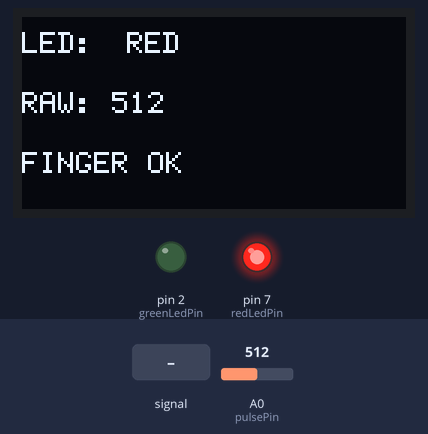
Bench run of a sketch on a simulated Arduino Uno, built with avr-gcc and run on an emulated ATmega328P. On the bench: 128×64 one-colour display, output pins drawn as LEDs (lit = HIGH). The test bench sets the inputs (shaded band); at power-on: A0 (pulsePin) = 512.

Above: at 2.4 s.
2.5 s: A0 (pulsePin) fed a 200 Hz sine of ±255 counts around its level
At 4.6 s:
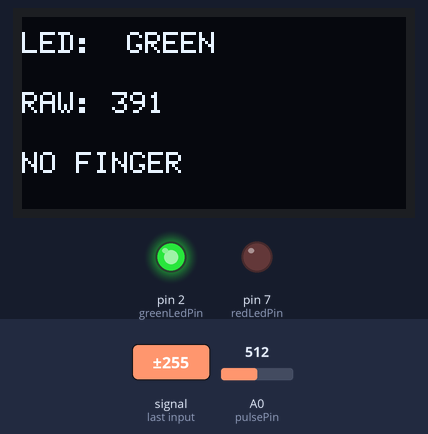
9.0 s: A0 (pulsePin) set to 490
At 11.1 s:
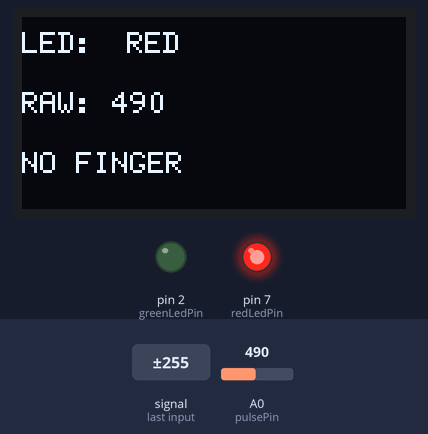
12.2 s: A0 (pulsePin) fed a 1000 Hz sine of ±255 counts around its level
At 14.2 s:
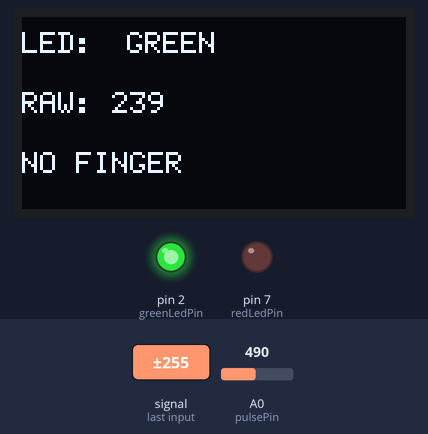
16.5 s: A0 (pulsePin) set to 510
At 18.2 s:
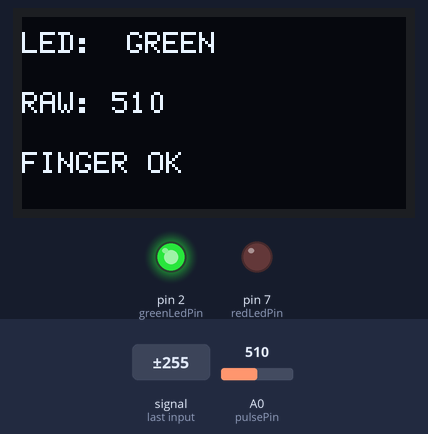
21.1 s: A0 (pulsePin) set to 490
At 23.5 s:
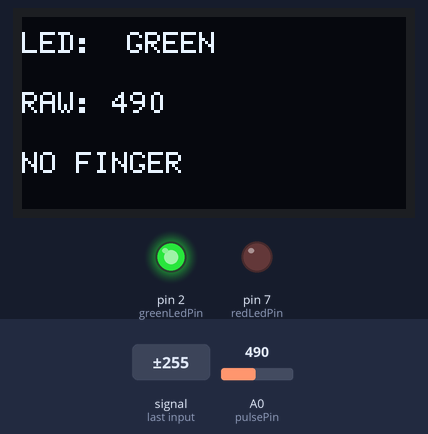
Timing chart, 0 to 26.6 s (numbered marks = the images above; inputs shaded):
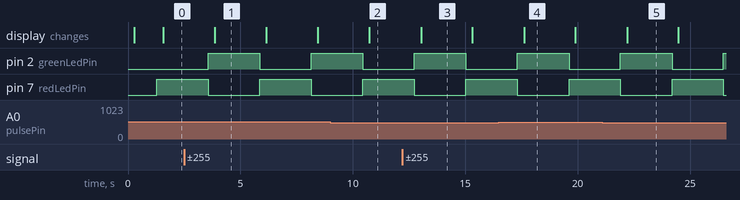

Measured:
- the behaviour switches between 501 and 500 on A0 (pulsePin) (found by bisection; images 4 and 5)
- after the input at 2.5 s, the display: changes after 1.4 s (image 1)
- after the input at 9.0 s, the display: changes after 1.7 s (image 2)
- after the input at 12.2 s, the display: changes after 0.83 s (image 3)
- after the input at 21.1 s, the display: changes after 1.1 s (image 5)
- what the display in image 1 shows lasts 2.2 s, from 3.9 s to 6.1 s

The sketch:

Heart_rate-test.ino
```cpp
#include <Wire.h>
#include <U8g2lib.h>

U8G2_SSD1309_128X64_NONAME0_1_HW_I2C u8g2(U8G2_R0, /* reset=*/ 9);

const int redLedPin = 7;
const int greenLedPin = 2;
const int pulsePin = A0;

void drawStatus(const char* ledText, int pulseValue, const char* fingerText) {
  char line[20];

  u8g2.firstPage();
  do {
    u8g2.setFont(u8g2_font_6x12_tr);

    u8g2.drawStr(0, 12, "LED:");
    u8g2.drawStr(35, 12, ledText);

    sprintf(line, "RAW: %d", pulseValue);
    u8g2.drawStr(0, 32, line);

    u8g2.drawStr(0, 52, fingerText);
  } while (u8g2.nextPage());
}

void setup() {
  pinMode(redLedPin, OUTPUT);
  pinMode(greenLedPin, OUTPUT);

  digitalWrite(redLedPin, LOW);
  digitalWrite(greenLedPin, LOW);

  Serial.begin(115200);
  Wire.begin();
  u8g2.begin();

  drawStatus("START", 0, "READY");
  delay(1000);
}

void loop() {
  int pulseValue = analogRead(pulsePin);
  const char* fingerText = (pulseValue > 500) ? "FINGER OK" : "NO FINGER";

  digitalWrite(redLedPin, HIGH);
  digitalWrite(greenLedPin, LOW);
  drawStatus("RED", pulseValue, fingerText);
  delay(2000);

  pulseValue = analogRead(pulsePin);
  fingerText = (pulseValue > 500) ? "FINGER OK" : "NO FINGER";

  digitalWrite(redLedPin, LOW);
  digitalWrite(greenLedPin, HIGH);
  drawStatus("GREEN", pulseValue, fingerText);
  delay(2000);
}
```
